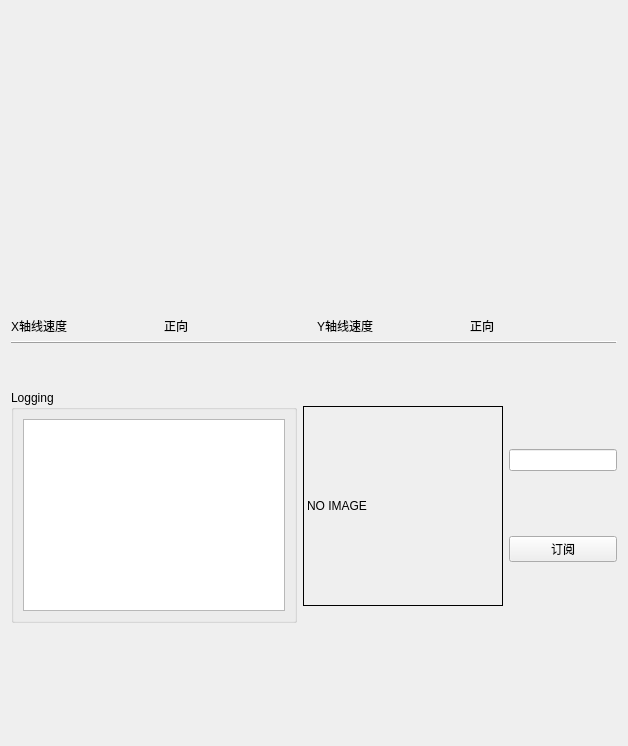
            <widget class="QWidget" name="tab_status">
             <attribute name="title">
              <string>Ros Communications</string>
             </attribute>
             <layout class="QVBoxLayout" name="verticalLayout_11">
              <item>
               <layout class="QVBoxLayout" name="verticalLayout_10">
                <item>
                 <layout class="QGridLayout" name="gridLayout">
                  <item row="1" column="1">
                   <widget class="QLabel" name="label_dir_x">
                    <property name="text">
                     <string>正向</string>
                    </property>
                   </widget>
                  </item>
                  <item row="1" column="0">
                   <widget class="QLabel" name="label_6">
                    <property name="text">
                     <string>X轴线速度</string>
                    </property>
                   </widget>
                  </item>
                  <item row="1" column="2">
                   <widget class="QLabel" name="label_7">
                    <property name="text">
                     <string>Y轴线速度</string>
                    </property>
                   </widget>
                  </item>
                  <item row="0" column="0" colspan="2">
                   <widget class="QWidget" name="widget_speed_x" native="true">
                    <property name="minimumSize">
                     <size>
                      <width>300</width>
                      <height>300</height>
                     </size>
                    </property>
                   </widget>
                  </item>
                  <item row="1" column="3">
                   <widget class="QLabel" name="label_dir_y">
                    <property name="text">
                     <string>正向</string>
                    </property>
                   </widget>
                  </item>
                  <item row="0" column="2" colspan="2">
                   <widget class="QWidget" name="widget_speed_y" native="true">
                    <property name="minimumSize">
                     <size>
                      <width>300</width>
                      <height>300</height>
                     </size>
                    </property>
                   </widget>
                  </item>
                 </layout>
                </item>
                <item>
                 <widget class="QFrame" name="frame_2">
                  <property name="frameShape">
                   <enum>QFrame::HLine</enum>
                  </property>
                  <property name="frameShadow">
                   <enum>QFrame::Raised</enum>
                  </property>
                 </widget>
                </item>
                <item>
                 <spacer name="verticalSpacer_2">
                  <property name="orientation">
                   <enum>Qt::Vertical</enum>
                  </property>
                  <property name="sizeHint" stdset="0">
                   <size>
                    <width>20</width>
                    <height>40</height>
                   </size>
                  </property>
                 </spacer>
                </item>
                <item>
                 <layout class="QHBoxLayout" name="horizontalLayout_9">
                  <item>
                   <widget class="QGroupBox" name="groupBox_12">
                    <property name="sizePolicy">
                     <sizepolicy hsizetype="MinimumExpanding" vsizetype="Preferred">
                      <horstretch>0</horstretch>
                      <verstretch>0</verstretch>
                     </sizepolicy>
                    </property>
                    <property name="title">
                     <string>Logging</string>
                    </property>
                    <layout class="QVBoxLayout" name="verticalLayout_2">
                     <item>
                      <widget class="QListView" name="view_logging"/>
                     </item>
                    </layout>
                   </widget>
                  </item>
                  <item>
                   <layout class="QHBoxLayout" name="horizontalLayout_8">
                    <item>
                     <widget class="QLabel" name="label_image">
                      <property name="minimumSize">
                       <size>
                        <width>200</width>
                        <height>200</height>
                       </size>
                      </property>
                      <property name="maximumSize">
                       <size>
                        <width>200</width>
                        <height>200</height>
                       </size>
                      </property>
                      <property name="styleSheet">
                       <string notr="true">border:1px solid black</string>
                      </property>
                      <property name="text">
                       <string>NO IMAGE</string>
                      </property>
                     </widget>
                    </item>
                    <item>
                     <layout class="QVBoxLayout" name="verticalLayout">
                      <item>
                       <widget class="QLineEdit" name="lineEdit_image_topic"/>
                      </item>
                      <item>
                       <widget class="QPushButton" name="pushButton_sub_image">
                        <property name="text">
                         <string>订阅</string>
                        </property>
                       </widget>
                      </item>
                     </layout>
                    </item>
                   </layout>
                  </item>
                 </layout>
                </item>
               </layout>
              </item>
              <item>
               <widget class="QWidget" name="widget" native="true"/>
              </item>
              <item>
               <widget class="QLabel" name="label_11">
                <property name="minimumSize">
                 <size>
                  <width>100</width>
                  <height>100</height>
                 </size>
                </property>
                <property name="maximumSize">
                 <size>
                  <width>100</width>
                  <height>16777215</height>
                 </size>
                </property>
                <property name="text">
                 <string/>
                </property>
               </widget>
              </item>
             </layout>
            </widget>
